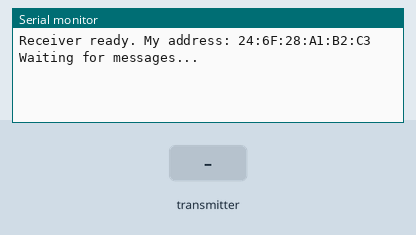
The sketch below on a simulated ESP32. Parts: the last lines printed to the serial monitor. The test bench sets the inputs (shaded band).

Above: at 1.7 s.
1.8 s: the transmitter starts sending count = 0
At 2.3 s:
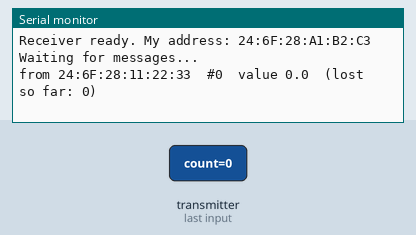
3.8 s: the transmitter starts sending value = 25
At 4.3 s:
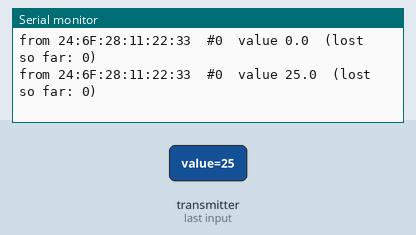
5.3 s: the transmitter starts sending count = 1024
At 5.66 s:
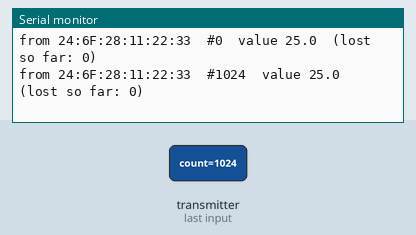
6.8 s: the transmitter starts sending value = 0
At 7.16 s:
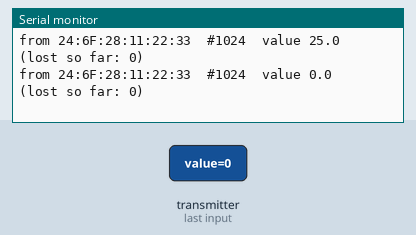

The sketch:

NowReceiver.ino
```cpp
// NowReceiver.ino — ESP-NOW test receiver (DOIT ESP32 in the bag)
// Prints every message it receives from the sender.
// Arduino IDE: board "DOIT ESP32 DEVKIT V1"

#include <WiFi.h>
#include <esp_now.h>

// The message format. Must be IDENTICAL in the sender and the receiver.
struct Message {
  uint32_t count;
  float    value;
};

// Filled in by onReceive, printed by loop
volatile bool    newMessage = false;
Message          latest;
uint8_t          fromAddr[6];
uint32_t         lastCount = 0;
uint32_t         lost = 0;

// Runs automatically every time a message arrives.
// Kept short: it only copies the data; printing happens in loop().
void onReceive(const esp_now_recv_info_t* info, const uint8_t* data, int len) {
  if (len != sizeof(Message)) return;          // ignore messages of the wrong size
  memcpy(&latest, data, sizeof(Message));
  memcpy(fromAddr, info->src_addr, 6);
  newMessage = true;
}

void setup() {
  Serial.begin(115200);
  delay(500);

  WiFi.mode(WIFI_STA);                         // radio on, but not joining any network
  if (esp_now_init() != ESP_OK) {
    Serial.println("ESP-NOW failed to start");
    while (true) delay(1000);
  }
  esp_now_register_recv_cb(onReceive);

  Serial.print("Receiver ready. My address: ");
  Serial.println(WiFi.macAddress());
  Serial.println("Waiting for messages...");
}

void loop() {
  if (newMessage) {
    newMessage = false;
    Message m = latest;                        // take a copy

    if (lastCount != 0 && m.count != lastCount + 1 && m.count > lastCount)
      lost += m.count - lastCount - 1;         // gaps in the count = lost messages
    lastCount = m.count;

    Serial.printf("from %02X:%02X:%02X:%02X:%02X:%02X  #%lu  value %.1f  (lost so far: %lu)\n",
                  fromAddr[0], fromAddr[1], fromAddr[2], fromAddr[3], fromAddr[4], fromAddr[5],
                  (unsigned long)m.count, m.value, (unsigned long)lost);
  }
}
```

Measured:
- after the input at 1.8 s, the serial monitor: prints a new line after 0.05 s (image 1)
- after the input at 3.8 s, the serial monitor: prints a new line after 0.05 s (image 2)
- after the input at 5.3 s, the serial monitor: prints a new line after 0.05 s (image 3)
- after the input at 6.8 s, the serial monitor: prints a new line after 0.05 s (image 4)
